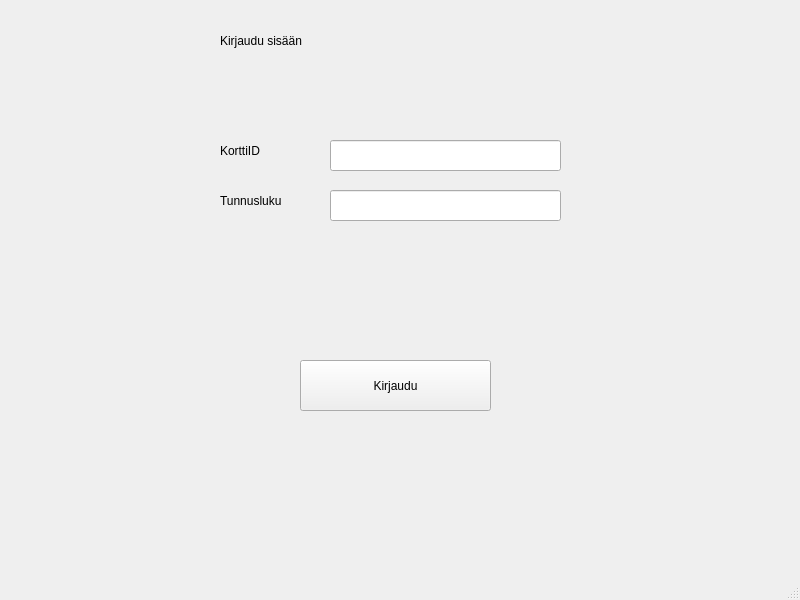
<?xml version="1.0" encoding="UTF-8"?>
<ui version="4.0">
 <class>BankAutomat</class>
 <widget class="QMainWindow" name="BankAutomat">
  <property name="geometry">
   <rect>
    <x>0</x>
    <y>0</y>
    <width>800</width>
    <height>600</height>
   </rect>
  </property>
  <property name="windowTitle">
   <string>BankAutomat</string>
  </property>
  <widget class="QWidget" name="centralwidget">
   <widget class="QStackedWidget" name="stackedWidget">
    <property name="geometry">
     <rect>
      <x>20</x>
      <y>-20</y>
      <width>811</width>
      <height>611</height>
     </rect>
    </property>
    <widget class="QWidget" name="loginPage">
     <widget class="QLineEdit" name="loginlineEditKorttiID">
      <property name="geometry">
       <rect>
        <x>310</x>
        <y>160</y>
        <width>231</width>
        <height>31</height>
       </rect>
      </property>
     </widget>
     <widget class="QLabel" name="label">
      <property name="geometry">
       <rect>
        <x>200</x>
        <y>160</y>
        <width>71</width>
        <height>21</height>
       </rect>
      </property>
      <property name="text">
       <string>KorttiID</string>
      </property>
     </widget>
     <widget class="QLabel" name="label_2">
      <property name="geometry">
       <rect>
        <x>200</x>
        <y>50</y>
        <width>121</width>
        <height>21</height>
       </rect>
      </property>
      <property name="text">
       <string>Kirjaudu sisään</string>
      </property>
     </widget>
     <widget class="QPushButton" name="loginBtnKirjaudu">
      <property name="geometry">
       <rect>
        <x>280</x>
        <y>380</y>
        <width>191</width>
        <height>51</height>
       </rect>
      </property>
      <property name="text">
       <string>Kirjaudu</string>
      </property>
     </widget>
     <widget class="QLineEdit" name="loginlineEditTunnusluku">
      <property name="geometry">
       <rect>
        <x>310</x>
        <y>210</y>
        <width>231</width>
        <height>31</height>
       </rect>
      </property>
     </widget>
     <widget class="QLabel" name="label_3">
      <property name="geometry">
       <rect>
        <x>200</x>
        <y>210</y>
        <width>71</width>
        <height>21</height>
       </rect>
      </property>
      <property name="text">
       <string>Tunnusluku</string>
      </property>
     </widget>
     <widget class="QLabel" name="loginLabelInfo">
      <property name="geometry">
       <rect>
        <x>220</x>
        <y>270</y>
        <width>301</width>
        <height>71</height>
       </rect>
      </property>
      <property name="text">
       <string/>
      </property>
     </widget>
    </widget>
    <widget class="QWidget" name="DepitCreditPage">
     <widget class="QLabel" name="label_4">
      <property name="geometry">
       <rect>
        <x>310</x>
        <y>90</y>
        <width>111</width>
        <height>31</height>
       </rect>
      </property>
      <property name="text">
       <string>Valitse</string>
      </property>
     </widget>
     <widget class="QPushButton" name="DebitCreditBtnDebit">
      <property name="geometry">
       <rect>
        <x>110</x>
        <y>220</y>
        <width>113</width>
        <height>32</height>
       </rect>
      </property>
      <property name="text">
       <string>Debit</string>
      </property>
     </widget>
     <widget class="QPushButton" name="DebitCreditBtnCredit">
      <property name="geometry">
       <rect>
        <x>520</x>
        <y>220</y>
        <width>113</width>
        <height>32</height>
       </rect>
      </property>
      <property name="text">
       <string>Credit</string>
      </property>
     </widget>
    </widget>
    <widget class="QWidget" name="Actionpage">
     <widget class="QPushButton" name="ActionBtnOtto">
      <property name="geometry">
       <rect>
        <x>110</x>
        <y>180</y>
        <width>113</width>
        <height>32</height>
       </rect>
      </property>
      <property name="text">
       <string>Otto</string>
      </property>
     </widget>
     <widget class="QPushButton" name="ActionBtnSaldo">
      <property name="geometry">
       <rect>
        <x>110</x>
        <y>250</y>
        <width>113</width>
        <height>32</height>
       </rect>
      </property>
      <property name="text">
       <string>Saldo</string>
      </property>
     </widget>
     <widget class="QPushButton" name="ActionBtnTapahtumat">
      <property name="geometry">
       <rect>
        <x>480</x>
        <y>250</y>
        <width>113</width>
        <height>32</height>
       </rect>
      </property>
      <property name="text">
       <string>Tapahtumat</string>
      </property>
     </widget>
     <widget class="QLabel" name="label_5">
      <property name="geometry">
       <rect>
        <x>300</x>
        <y>50</y>
        <width>131</width>
        <height>31</height>
       </rect>
      </property>
      <property name="text">
       <string>Valitse</string>
      </property>
     </widget>
    </widget>
    <widget class="QWidget" name="intakeInfopage">
     <widget class="QPushButton" name="intakeinfoBtnKuitille">
      <property name="geometry">
       <rect>
        <x>80</x>
        <y>270</y>
        <width>113</width>
        <height>32</height>
       </rect>
      </property>
      <property name="text">
       <string>Kuitille</string>
      </property>
     </widget>
     <widget class="QPushButton" name="intakeinfoBtnNaytto">
      <property name="geometry">
       <rect>
        <x>490</x>
        <y>270</y>
        <width>113</width>
        <height>32</height>
       </rect>
      </property>
      <property name="text">
       <string>Näytölle</string>
      </property>
     </widget>
     <widget class="QPushButton" name="intakeinfoBtnEi">
      <property name="geometry">
       <rect>
        <x>80</x>
        <y>340</y>
        <width>113</width>
        <height>32</height>
       </rect>
      </property>
      <property name="text">
       <string>Ei kiitos</string>
      </property>
     </widget>
     <widget class="QLabel" name="label_6">
      <property name="geometry">
       <rect>
        <x>300</x>
        <y>80</y>
        <width>171</width>
        <height>16</height>
       </rect>
      </property>
      <property name="text">
       <string>Haluatko tiedot</string>
      </property>
     </widget>
    </widget>
    <widget class="QWidget" name="saldopage">
     <widget class="QLabel" name="label_7">
      <property name="geometry">
       <rect>
        <x>350</x>
        <y>65</y>
        <width>151</width>
        <height>31</height>
       </rect>
      </property>
      <property name="text">
       <string>Tilin tilanne</string>
      </property>
     </widget>
     <widget class="QLabel" name="label_8">
      <property name="geometry">
       <rect>
        <x>58</x>
        <y>160</y>
        <width>131</width>
        <height>21</height>
       </rect>
      </property>
      <property name="text">
       <string>Tilin saldo</string>
      </property>
     </widget>
     <widget class="QPushButton" name="saldoBtnLopeta">
      <property name="geometry">
       <rect>
        <x>600</x>
        <y>390</y>
        <width>113</width>
        <height>32</height>
       </rect>
      </property>
      <property name="text">
       <string>Lopeta</string>
      </property>
     </widget>
     <widget class="QLabel" name="saldoLabelTilinsaldo">
      <property name="geometry">
       <rect>
        <x>570</x>
        <y>150</y>
        <width>131</width>
        <height>41</height>
       </rect>
      </property>
      <property name="text">
       <string>60 euroa</string>
      </property>
     </widget>
     <widget class="QPushButton" name="saldoBtnPalaa">
      <property name="geometry">
       <rect>
        <x>460</x>
        <y>390</y>
        <width>113</width>
        <height>32</height>
       </rect>
      </property>
      <property name="text">
       <string>Palaa</string>
      </property>
     </widget>
    </widget>
    <widget class="QWidget" name="withdrawpage">
     <widget class="QPushButton" name="withdrawBtn20">
      <property name="geometry">
       <rect>
        <x>60</x>
        <y>210</y>
        <width>113</width>
        <height>32</height>
       </rect>
      </property>
      <property name="text">
       <string>20</string>
      </property>
     </widget>
     <widget class="QPushButton" name="withdrawBtn40">
      <property name="geometry">
       <rect>
        <x>60</x>
        <y>270</y>
        <width>113</width>
        <height>32</height>
       </rect>
      </property>
      <property name="text">
       <string>40</string>
      </property>
     </widget>
     <widget class="QPushButton" name="withdrawBtn50">
      <property name="geometry">
       <rect>
        <x>480</x>
        <y>210</y>
        <width>113</width>
        <height>32</height>
       </rect>
      </property>
      <property name="text">
       <string>50</string>
      </property>
     </widget>
     <widget class="QPushButton" name="withdrawBtn100">
      <property name="geometry">
       <rect>
        <x>480</x>
        <y>270</y>
        <width>113</width>
        <height>32</height>
       </rect>
      </property>
      <property name="text">
       <string>100</string>
      </property>
     </widget>
     <widget class="QLineEdit" name="withdrawlineEditAmount">
      <property name="geometry">
       <rect>
        <x>490</x>
        <y>350</y>
        <width>113</width>
        <height>31</height>
       </rect>
      </property>
     </widget>
     <widget class="QLabel" name="label_10">
      <property name="geometry">
       <rect>
        <x>500</x>
        <y>320</y>
        <width>91</width>
        <height>16</height>
       </rect>
      </property>
      <property name="text">
       <string>Muu summa</string>
      </property>
     </widget>
     <widget class="QPushButton" name="withdrawBtnOk">
      <property name="geometry">
       <rect>
        <x>480</x>
        <y>390</y>
        <width>113</width>
        <height>32</height>
       </rect>
      </property>
      <property name="text">
       <string>Ok</string>
      </property>
     </widget>
     <widget class="QPushButton" name="withdrawBtnPaluu">
      <property name="geometry">
       <rect>
        <x>70</x>
        <y>410</y>
        <width>113</width>
        <height>32</height>
       </rect>
      </property>
      <property name="text">
       <string>Paluu</string>
      </property>
     </widget>
     <widget class="QLabel" name="label_11">
      <property name="geometry">
       <rect>
        <x>340</x>
        <y>120</y>
        <width>59</width>
        <height>16</height>
       </rect>
      </property>
      <property name="text">
       <string>Otto</string>
      </property>
     </widget>
    </widget>
    <widget class="QWidget" name="Transactionpage">
     <widget class="QLabel" name="label_9">
      <property name="geometry">
       <rect>
        <x>310</x>
        <y>40</y>
        <width>171</width>
        <height>31</height>
       </rect>
      </property>
      <property name="text">
       <string>Tilin tapahtumat</string>
      </property>
     </widget>
     <widget class="QLabel" name="transactionLabelTransaction">
      <property name="geometry">
       <rect>
        <x>68</x>
        <y>140</y>
        <width>591</width>
        <height>151</height>
       </rect>
      </property>
      <property name="text">
       <string/>
      </property>
     </widget>
     <widget class="QPushButton" name="TransactionBtnLopeta">
      <property name="geometry">
       <rect>
        <x>570</x>
        <y>340</y>
        <width>113</width>
        <height>32</height>
       </rect>
      </property>
      <property name="text">
       <string>Lopeta</string>
      </property>
     </widget>
     <widget class="QPushButton" name="TransactionBtnPalaa">
      <property name="geometry">
       <rect>
        <x>430</x>
        <y>340</y>
        <width>113</width>
        <height>32</height>
       </rect>
      </property>
      <property name="text">
       <string>Palaa</string>
      </property>
     </widget>
    </widget>
   </widget>
  </widget>
  <widget class="QMenuBar" name="menubar">
   <property name="geometry">
    <rect>
     <x>0</x>
     <y>0</y>
     <width>800</width>
     <height>20</height>
    </rect>
   </property>
  </widget>
  <widget class="QStatusBar" name="statusbar"/>
 </widget>
 <resources/>
 <connections/>
</ui>
